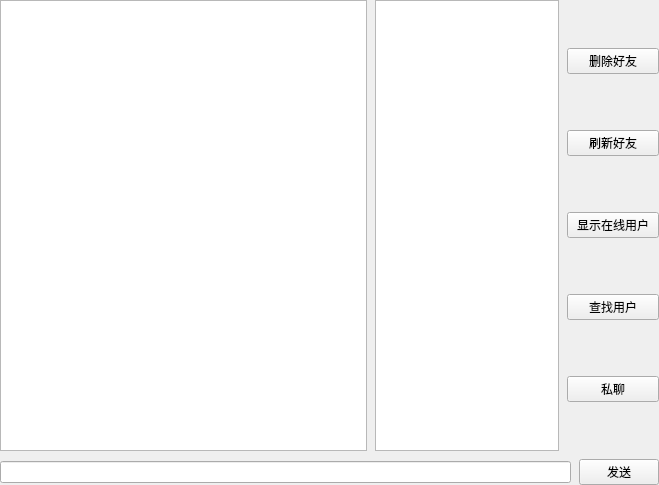
<?xml version="1.0" encoding="UTF-8"?>
<ui version="4.0">
 <class>Chat</class>
 <widget class="QWidget" name="Chat">
  <property name="geometry">
   <rect>
    <x>0</x>
    <y>0</y>
    <width>659</width>
    <height>485</height>
   </rect>
  </property>
  <property name="windowTitle">
   <string>Chat</string>
  </property>
  <layout class="QVBoxLayout" name="chatVerticalLayout">
   <property name="spacing">
    <number>8</number>
   </property>
   <property name="leftMargin">
    <number>0</number>
   </property>
   <property name="topMargin">
    <number>0</number>
   </property>
   <property name="rightMargin">
    <number>0</number>
   </property>
   <property name="bottomMargin">
    <number>0</number>
   </property>
   <item>
    <layout class="QHBoxLayout" name="horizontalLayout_2" stretch="4,2,1">
     <item>
      <widget class="QTextEdit" name="chatTextEdit"/>
     </item>
     <item>
      <widget class="QListWidget" name="friendListWidget"/>
     </item>
     <item>
      <layout class="QVBoxLayout" name="verticalLayout">
       <item>
        <widget class="QPushButton" name="deleteFriendBtn">
         <property name="text">
          <string>删除好友</string>
         </property>
        </widget>
       </item>
       <item>
        <widget class="QPushButton" name="refreshFriendBtn">
         <property name="text">
          <string>刷新好友</string>
         </property>
        </widget>
       </item>
       <item>
        <widget class="QPushButton" name="showOnlineUserBtn">
         <property name="text">
          <string>显示在线用户</string>
         </property>
        </widget>
       </item>
       <item>
        <widget class="QPushButton" name="searchUserBtn">
         <property name="text">
          <string>查找用户</string>
         </property>
        </widget>
       </item>
       <item>
        <widget class="QPushButton" name="privateChatBtn">
         <property name="text">
          <string>私聊</string>
         </property>
        </widget>
       </item>
      </layout>
     </item>
    </layout>
   </item>
   <item>
    <layout class="QHBoxLayout" name="horizontalLayout" stretch="0,0">
     <item>
      <widget class="QLineEdit" name="chatLineEdit"/>
     </item>
     <item>
      <widget class="QPushButton" name="sendBtn">
       <property name="text">
        <string>发送</string>
       </property>
      </widget>
     </item>
    </layout>
   </item>
  </layout>
 </widget>
 <resources/>
 <connections/>
</ui>
